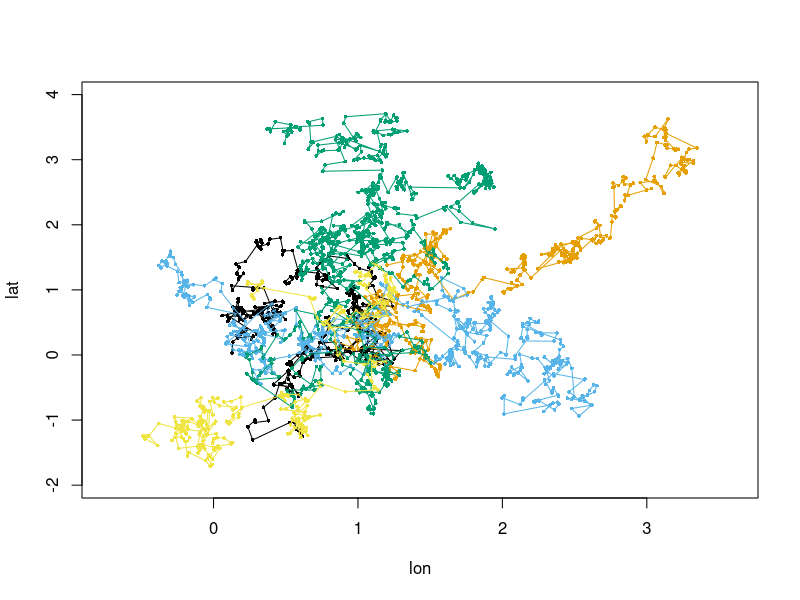

The R source for this figure: (Note: this script raises an error after producing the figure.)
#Calculate random location data where displacement lengths follow an exponential distribution

tracks <- 5 #how many tracks do you want to make?
lambda <- 0.125 #for all tracks
distmin <- 2.5e-1 #in km

directedforward <- 0.3 #percent of angles showing forward directed movement - this ends up being split into 330-360 and 0-30 degree angles below
directedbackward <- 0.3 #percent of angles showing backward directed movement
random <- 0.4 #percent of angles showing random movement

startLatRange <- runif(tracks,0,2) #random tagging location between 0-2 deg latitude
startLonRange <- runif(tracks,0,2) #random tagging location between 0-2 deg longitude

dates <- sample(seq(as.POSIXct('2015-01-01 12:00:00'), as.POSIXct('2020-01-01 24:00:00'), by="day"), tracks) #random tagging dates

expSample <- data.frame("ref"=0,"lon"=startLonRange[1],"lat"=startLatRange[1],"day"=dates[1]) # start loop, delete row at end of loop

set.seed(1)
samplesize <- floor(runif(tracks,200,1000)) #how many locations is the track going to have (min 200 max 1000)

i=1
for (i in 1:tracks){
  r <- runif(samplesize[i]-1,0,1) #uniform random number between 0-1
  exp_x <- distmin-(1/lambda)*log(1-r) #Mean of exponential dist should equal 1/lambda when xmin isn't a factor. e.g., 1/mean(-(1/lambda)*log(1-r)) = lambda
  directedForwardAngle1 <- round(runif((ceiling((directedforward/2)*samplesize[i])),330,360),2)
  directedForwardAngle2 <- round(runif((ceiling((directedforward/2)*samplesize[i])),0,30),2)
  directedBackwardAngle <- round(runif((ceiling((directedbackward)*samplesize[i])),150,210),2)
  randomAngle <- runif(ceiling((random*samplesize[i])),0,360)
  angles <- c(directedForwardAngle1,directedForwardAngle2,directedBackwardAngle,randomAngle) #put the angles together
  angles <- sample(angles,samplesize[i]) #randomize the order of the angles, if the rounding earlier caused too many angles this will bring it back to the designated sample size
  Radius <- 6371 #Earth Radius in km (disp are in km)
  rad <- 3.141592653589793/180 #Python has more digits of pi than R, so value pasted here instead of "pi"
  expSample<-rbind(expSample,c(data.frame("ref"=rep(i,samplesize[i]),"lon"=rep(startLonRange[i],samplesize[i]),"lat"=rep(startLatRange[i],samplesize[i]),
                                          "day"=rep(dates[i],samplesize[i]))))
  if (i==1){
    startRow <- 1
  } else {
    startRow <- sum(samplesize[1:i-1])+1
  }
  j=1
  for (j in 1:(samplesize[i]-1)){ #for each new location in each track  1-411
    d <- exp_x[j] #random disp from exp dist
    a <- angles[j]*(rad) #random angle from those created previously
    lat1 <- expSample$lat[startRow+j]*(rad) # convert to radians - current lat
    long1 <- expSample$lon[startRow+j]*(rad) # convert to radians - current long
    lat2 <- asin(sin(lat1)*cos(d/Radius) + cos(lat1)*sin(d/Radius)*cos(a)) # calculate new lat in radians based on angle and distance
    long2 <- long1 + atan2(sin(a)*sin(d/Radius)*cos(lat1),cos(d/Radius)-sin(lat1)*sin(lat2)) # calculate new long in radians based on angle and distance
    expSample$lon[startRow+j+1] <- long2/rad # convert to degrees and save
    expSample$lat[startRow+j+1] <- lat2/rad # convert to degrees and save
    expSample$day[startRow+j+1] <- expSample$day[startRow+j]+(24*60*60) # previous day plus number of hours it would take the animal to travel that distance
  }
}
expSample<-expSample[-1,]
cols <- data.frame(
  col = palette.colors(length(unique(expSample$ref))),
  id = unique(expSample$ref)
)
with(expSample, {
  plot(lon,lat,pch = 16, col = cols$col[match(ref, cols$id)], type = "p", ylim=c(min(lat)-0.25,max(lat)+0.25),xlim=c(min(lon)-0.25,max(lon)+0.25),cex=0.5)
  for (l in unique(ref)) {
    print(cols$col[match(l, cols$id)])
    lines(lon[ref == l], lat[ref == l], type = "l", col = cols$col[match(l, cols$id)])
  }
})

rm(list=ls()[! ls() %in% c("expSample")])
# expSample_v2<-expSample
setwd("Y:/Git/PhysMove/data")
save(expSample, file = "expSample.RData")
